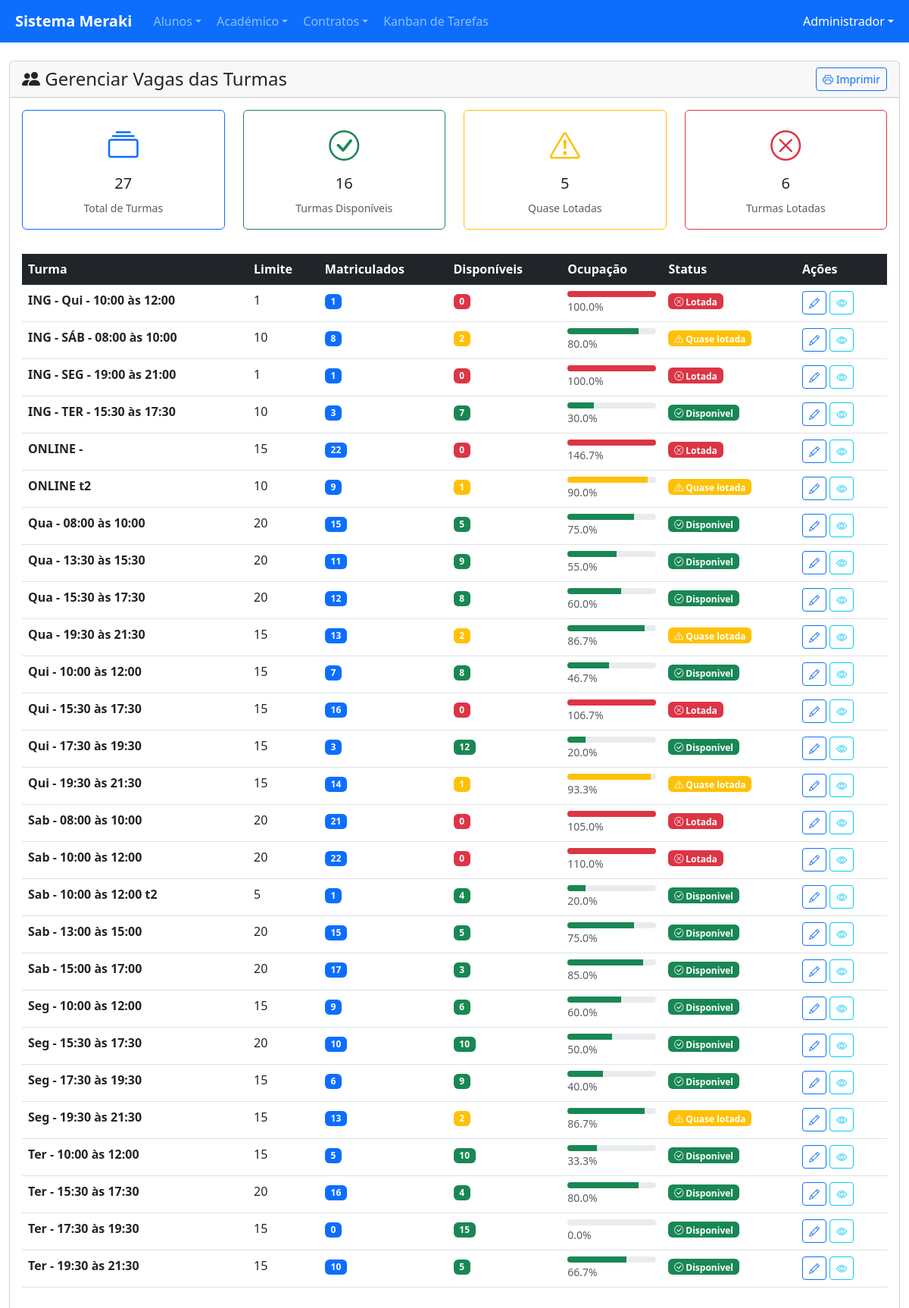
The page /gerenciar_vagas.php (signed in) on the database its author committed.
### tables this page shows
CREATE TABLE `turmas` (
  `id` int(11) NOT NULL,
  `nome` varchar(100) NOT NULL,
  `instrutor_id` int(11) DEFAULT NULL,
  `vagas` int(11) DEFAULT NULL,
  `status` varchar(30) DEFAULT NULL,
  `dia_semana_id` int(11) DEFAULT NULL,
  `periodo_id` int(11) DEFAULT NULL,
  `tipo_id` int(11) DEFAULT NULL,
  `dia_semana` int(11) DEFAULT NULL,
  `periodo` int(11) DEFAULT NULL,
  `ultima_presenca_em` date DEFAULT NULL,
  `vagas_total` int(11) DEFAULT '0' COMMENT 'Número máximo de vagas na turma (0 = ilimitado)'
);

### gerenciar_vagas.php (the view, shortened to what this page needs)
<?php
try {
    $sql = "
        SELECT
            t.id,
            t.nome,
            t.vagas_total,
            COUNT(at.aluno_id) as alunos_matriculados,
            CASE
                WHEN t.vagas_total > 0 THEN (t.vagas_total - COUNT(at.aluno_id))
                ELSE -1
            END as vagas_restantes,
            CASE
                WHEN t.vagas_total > 0 THEN ROUND((COUNT(at.aluno_id) / t.vagas_total) * 100, 1)
                ELSE NULL
            END as percentual_ocupacao,
            CASE
                WHEN t.vagas_total = 0 THEN 'SEM_LIMITE'
                WHEN t.vagas_total > 0 AND COUNT(at.aluno_id) >= t.vagas_total THEN 'LOTADA'
                WHEN t.vagas_total > 0 AND (t.vagas_total - COUNT(at.aluno_id)) <= 2 THEN 'QUASE_LOTADA'
                WHEN t.vagas_total > 0 THEN 'DISPONIVEL'
                ELSE 'SEM_LIMITE'
            END as status_vagas
        FROM turmas t
        LEFT JOIN alunos_turmas at ON (t.id = at.turma_id AND at.ativo = 1)
        LEFT JOIN alunos a ON (a.id = at.aluno_id AND a.status IN ('Ativo', 'ativo'))
        GROUP BY t.id, t.nome, t.vagas_total
        ORDER BY t.nome
    ";
    $stmt = $pdo->prepare($sql);
    $stmt->execute();
    $turmas = $stmt->fetchAll(PDO::FETCH_ASSOC);
} catch (Exception $e) {
    $turmas = [];
    $mensagem = "Erro ao carregar turmas: " . $e->getMessage();
}
$estatisticas = [
    'total_turmas' => count($turmas),
    'turmas_lotadas' => 0,
    'turmas_quase_lotadas' => 0,
    'turmas_disponiveis' => 0,
    'turmas_sem_limite' => 0
];
foreach ($turmas as $turma) {
    switch ($turma['status_vagas']) {
        case 'LOTADA':
            $estatisticas['turmas_lotadas']++;
            break;
        case 'QUASE_LOTADA':
            $estatisticas['turmas_quase_lotadas']++;
            break;
        case 'DISPONIVEL':
            $estatisticas['turmas_disponiveis']++;
            break;
    }
}
?>
<!DOCTYPE html>
<html lang="pt-BR">
<head>
    <link href="https://cdn.jsdelivr.net/npm/bootstrap@5.3.0/dist/css/bootstrap.min.css" rel="stylesheet">
    <link href="https://cdn.jsdelivr.net/npm/bootstrap-icons@1.10.5/font/bootstrap-icons.css" rel="stylesheet">
</head>
<body>
<?php if (file_exists('nav.php')) include 'nav.php'; ?>
<div class="container-fluid mt-4">
    <div class="row">
        <div class="col-12">
            <div class="card">
                <div class="card-header">
                    <div class="d-flex justify-content-between align-items-center">
                        <h4 class="mb-0">
                            <i class="bi bi-people-fill"></i>
                            Gerenciar Vagas das Turmas
                        </h4>
                        <div class="d-flex gap-2">
                            <button class="btn btn-outline-primary btn-sm" onclick="window.print()">
                                <i class="bi bi-printer"></i> Imprimir
                            </button>
                        </div>
                    </div>
                </div>
                <div class="card-body">
                    <div class="row mb-4">
                        <div class="col-md-3 col-sm-6 mb-2">
                            <div class="card border-primary">
                                <div class="card-body text-center">
                                    <i class="bi bi-collection text-primary fs-1"></i>
                                    <h5 class="mt-2"><?= $estatisticas['total_turmas'] ?></h5>
                                    <small class="text-muted">Total de Turmas</small>
                                </div>
                            </div>
                        </div>
                        <div class="col-md-3 col-sm-6 mb-2">
                            <div class="card border-success">
                                <div class="card-body text-center">
                                    <i class="bi bi-check-circle text-success fs-1"></i>
                                    <h5 class="mt-2"><?= $estatisticas['turmas_disponiveis'] ?></h5>
                                    <small class="text-muted">Turmas Disponíveis</small>
                                </div>
                            </div>
                        </div>
                        <div class="col-md-3 col-sm-6 mb-2">
                            <div class="card border-warning">
                                <div class="card-body text-center">
                                    <i class="bi bi-exclamation-triangle text-warning fs-1"></i>
                                    <h5 class="mt-2"><?= $estatisticas['turmas_quase_lotadas'] ?></h5>
                                    <small class="text-muted">Quase Lotadas</small>
                                </div>
                            </div>
                        </div>
                        <div class="col-md-3 col-sm-6 mb-2">
                            <div class="card border-danger">
                                <div class="card-body text-center">
                                    <i class="bi bi-x-circle text-danger fs-1"></i>
                                    <h5 class="mt-2"><?= $estatisticas['turmas_lotadas'] ?></h5>
                                    <small class="text-muted">Turmas Lotadas</small>
                                </div>
                            </div>
                        </div>
                    </div>
                    <div class="table-responsive">
                        <table class="table table-hover">
                            <thead class="table-dark">
                                <tr>
                                    <th>Turma</th>
                                    <th>Limite</th>
                                    <th>Matriculados</th>
                                    <th>Disponíveis</th>
                                    <th>Ocupação</th>
                                    <th>Status</th>
                                    <th width="120">Ações</th>
                                </tr>
                            </thead>
                            <tbody>
                                <?php foreach ($turmas as $turma): ?>
                                    <?php
                                        $classe_status = '';
                                        $badge_status = '';
                                        $icone_status = '';
                                        switch ($turma['status_vagas']) {
                                            case 'DISPONIVEL':
                                                $classe_status = 'status-disponivel';
                                                $badge_status = 'bg-success';
                                                $icone_status = 'bi-check-circle';
                                                break;
                                            case 'QUASE_LOTADA':
                                                $classe_status = 'status-quase-lotada';
                                                $badge_status = 'bg-warning';
                                                $icone_status = 'bi-exclamation-triangle';
                                                break;
                                            case 'LOTADA':
                                                $classe_status = 'status-lotada';
                                                $badge_status = 'bg-danger';
                                                $icone_status = 'bi-x-circle';
                                                break;
                                        }
                                    ?>
                                    <tr class="<?= $classe_status ?>">
                                        <td>
                                            <strong><?= htmlspecialchars($turma['nome']) ?></strong>
                                        </td>
                                        <td>
                                            <?= $turma['vagas_total'] > 0 ? $turma['vagas_total'] : 'Ilimitado' ?>
                                        </td>
                                        <td>
                                            <span class="badge bg-primary"><?= $turma['alunos_matriculados'] ?></span>
                                        </td>
                                        <td>
                                            <?php if ($turma['vagas_total'] > 0): ?>
                                                <span class="badge <?= $turma['vagas_restantes'] <= 0 ? 'bg-danger' : ($turma['vagas_restantes'] <= 2 ? 'bg-warning' : 'bg-success') ?>">
                                                    <?= max(0, $turma['vagas_restantes']) ?>
                                                </span>
                                            <?php else: ?>
                                                <span class="badge bg-info">∞</span>
                                            <?php endif; ?>
                                        </td>
                                        <td>
                                            <?php if ($turma['vagas_total'] > 0): ?>
                                                <div class="progress">
                                                    <div class="progress-bar <?= $turma['percentual_ocupacao'] >= 100 ? 'bg-danger' : ($turma['percentual_ocupacao'] >= 90 ? 'bg-warning' : 'bg-success') ?>"
                                                         style="width: <?= min(100, $turma['percentual_ocupacao']) ?>%">
                                                    </div>
                                                </div>
                                                <small class="text-muted"><?= $turma['percentual_ocupacao'] ?>%</small>
                                            <?php else: ?>
                                                <small class="text-muted">Sem limite</small>
                                            <?php endif; ?>
                                        </td>
                                        <td>
                                            <span class="badge <?= $badge_status ?>">
                                                <i class="bi <?= $icone_status ?>"></i>
                                                <?= ucfirst(str_replace('_', ' ', strtolower($turma['status_vagas']))) ?>
                                            </span>
                                        </td>
                                        <td>
                                            <button class="btn btn-sm btn-outline-primary"
                                                    onclick="editarVagas(<?= $turma['id'] ?>, '<?= htmlspecialchars($turma['nome']) ?>', <?= $turma['vagas_total'] ?>)"
                                                    title="Editar vagas">
                                                <i class="bi bi-pencil"></i>
                                            </button>
                                            <a href="buscar_aluno.php?turma=<?= $turma['id'] ?>"
                                               class="btn btn-sm btn-outline-info"
                                               title="Ver alunos">
                                                <i class="bi bi-eye"></i>
                                            </a>
                                        </td>
                                    </tr>
                                <?php endforeach; ?>
                            </tbody>
                        </table>
                    </div>
                </div>
            </div>
        </div>
    </div>
</div>
</body>
</html>

### gerenciar_vagas.php (style rules this page uses)
.status-disponivel { background-color: #e8f5e8; }
.status-quase-lotada { background-color: #fff3e0; }
.status-lotada { background-color: #ffebee; }
.progress { height: 8px; }

### rows shown on the page
turmas: nome "ING - Qui - 10:00 às 12:00", vagas_total "1", alunos_matriculados "1", max(0, $turma['vagas_restantes']) "0", min(100, $turma['percentual_ocupacao']) 100 (drawn), percentual_ocupacao "100.0", status_vagas "Lotada"
turmas: nome "ING - SÁB - 08:00 às 10:00", vagas_total "10", alunos_matriculados "8", max(0, $turma['vagas_restantes']) "2", percentual_ocupacao "80.0", status_vagas "Quase lotada"
turmas: nome "ING - SEG - 19:00 às 21:00", vagas_total "1", alunos_matriculados "1", max(0, $turma['vagas_restantes']) "0", min(100, $turma['percentual_ocupacao']) 100 (drawn), percentual_ocupacao "100.0", status_vagas "Lotada"
turmas: nome "ING - TER - 15:30 às 17:30", vagas_total "10", alunos_matriculados "3", max(0, $turma['vagas_restantes']) "7", percentual_ocupacao "30.0", status_vagas "Disponivel"
turmas: nome "ONLINE -", vagas_total "15", alunos_matriculados "22", max(0, $turma['vagas_restantes']) "0", min(100, $turma['percentual_ocupacao']) 100 (drawn), percentual_ocupacao "146.7", status_vagas "Lotada"
turmas: nome "ONLINE t2", vagas_total "10", alunos_matriculados "9", max(0, $turma['vagas_restantes']) "1", percentual_ocupacao "90.0", status_vagas "Quase lotada"
turmas: nome "Qua - 08:00 às 10:00", vagas_total "20", alunos_matriculados "15", max(0, $turma['vagas_restantes']) "5", percentual_ocupacao "75.0", status_vagas "Disponivel"
turmas: nome "Qua - 13:30 às 15:30", vagas_total "20", alunos_matriculados "11", max(0, $turma['vagas_restantes']) "9", percentual_ocupacao "55.0", status_vagas "Disponivel"
turmas: nome "Qua - 15:30 às 17:30", vagas_total "20", alunos_matriculados "12", max(0, $turma['vagas_restantes']) "8", percentual_ocupacao "60.0", status_vagas "Disponivel"
turmas: nome "Qua - 19:30 às 21:30", vagas_total "15", alunos_matriculados "13", max(0, $turma['vagas_restantes']) "2", percentual_ocupacao "86.7", status_vagas "Quase lotada"
turmas: nome "Qui - 10:00 às 12:00", vagas_total "15", alunos_matriculados "7", max(0, $turma['vagas_restantes']) "8", percentual_ocupacao "46.7", status_vagas "Disponivel"
turmas: nome "Qui - 15:30 às 17:30", vagas_total "15", alunos_matriculados "16", max(0, $turma['vagas_restantes']) "0", min(100, $turma['percentual_ocupacao']) 100 (drawn), percentual_ocupacao "106.7", status_vagas "Lotada"
turmas: nome "Qui - 17:30 às 19:30", vagas_total "15", alunos_matriculados "3", max(0, $turma['vagas_restantes']) "12", percentual_ocupacao "20.0", status_vagas "Disponivel"
turmas: nome "Qui - 19:30 às 21:30", vagas_total "15", alunos_matriculados "14", max(0, $turma['vagas_restantes']) "1", percentual_ocupacao "93.3", status_vagas "Quase lotada"
turmas: nome "Sab - 08:00 às 10:00", vagas_total "20", alunos_matriculados "21", max(0, $turma['vagas_restantes']) "0", min(100, $turma['percentual_ocupacao']) 100 (drawn), percentual_ocupacao "105.0", status_vagas "Lotada"
turmas: nome "Sab - 10:00 às 12:00", vagas_total "20", alunos_matriculados "22", max(0, $turma['vagas_restantes']) "0", min(100, $turma['percentual_ocupacao']) 100 (drawn), percentual_ocupacao "110.0", status_vagas "Lotada"
turmas: nome "Sab - 10:00 às 12:00 t2", vagas_total "5", alunos_matriculados "1", max(0, $turma['vagas_restantes']) "4", percentual_ocupacao "20.0", status_vagas "Disponivel"
turmas: nome "Sab - 13:00 às 15:00", vagas_total "20", alunos_matriculados "15", max(0, $turma['vagas_restantes']) "5", percentual_ocupacao "75.0", status_vagas "Disponivel"
turmas: nome "Sab - 15:00 às 17:00", vagas_total "20", alunos_matriculados "17", max(0, $turma['vagas_restantes']) "3", percentual_ocupacao "85.0", status_vagas "Disponivel"
turmas: nome "Seg - 10:00 às 12:00", vagas_total "15", alunos_matriculados "9", max(0, $turma['vagas_restantes']) "6", percentual_ocupacao "60.0", status_vagas "Disponivel"
turmas: nome "Seg - 15:30 às 17:30", vagas_total "20", alunos_matriculados "10", max(0, $turma['vagas_restantes']) "10", percentual_ocupacao "50.0", status_vagas "Disponivel"
turmas: nome "Seg - 17:30 às 19:30", vagas_total "15", alunos_matriculados "6", max(0, $turma['vagas_restantes']) "9", percentual_ocupacao "40.0", status_vagas "Disponivel"
turmas: nome "Seg - 19:30 às 21:30", vagas_total "15", alunos_matriculados "13", max(0, $turma['vagas_restantes']) "2", percentual_ocupacao "86.7", status_vagas "Quase lotada"
turmas: nome "Ter - 10:00 às 12:00", vagas_total "15", alunos_matriculados "5", max(0, $turma['vagas_restantes']) "10", percentual_ocupacao "33.3", status_vagas "Disponivel"
turmas: nome "Ter - 15:30 às 17:30", vagas_total "20", alunos_matriculados "16", max(0, $turma['vagas_restantes']) "4", percentual_ocupacao "80.0", status_vagas "Disponivel"
turmas: nome "Ter - 17:30 às 19:30", vagas_total "15", alunos_matriculados "0", max(0, $turma['vagas_restantes']) "15", percentual_ocupacao "0.0", status_vagas "Disponivel"
turmas: nome "Ter - 19:30 às 21:30", vagas_total "15", alunos_matriculados "10", max(0, $turma['vagas_restantes']) "5", percentual_ocupacao "66.7", status_vagas "Disponivel"

### other values the page prints
$_SESSION['usuario_nome'] "Administrador"
$estatisticas['total_turmas'] "27"
$estatisticas['turmas_disponiveis'] "16"
$estatisticas['turmas_quase_lotadas'] "5"
$estatisticas['turmas_lotadas'] "6"
